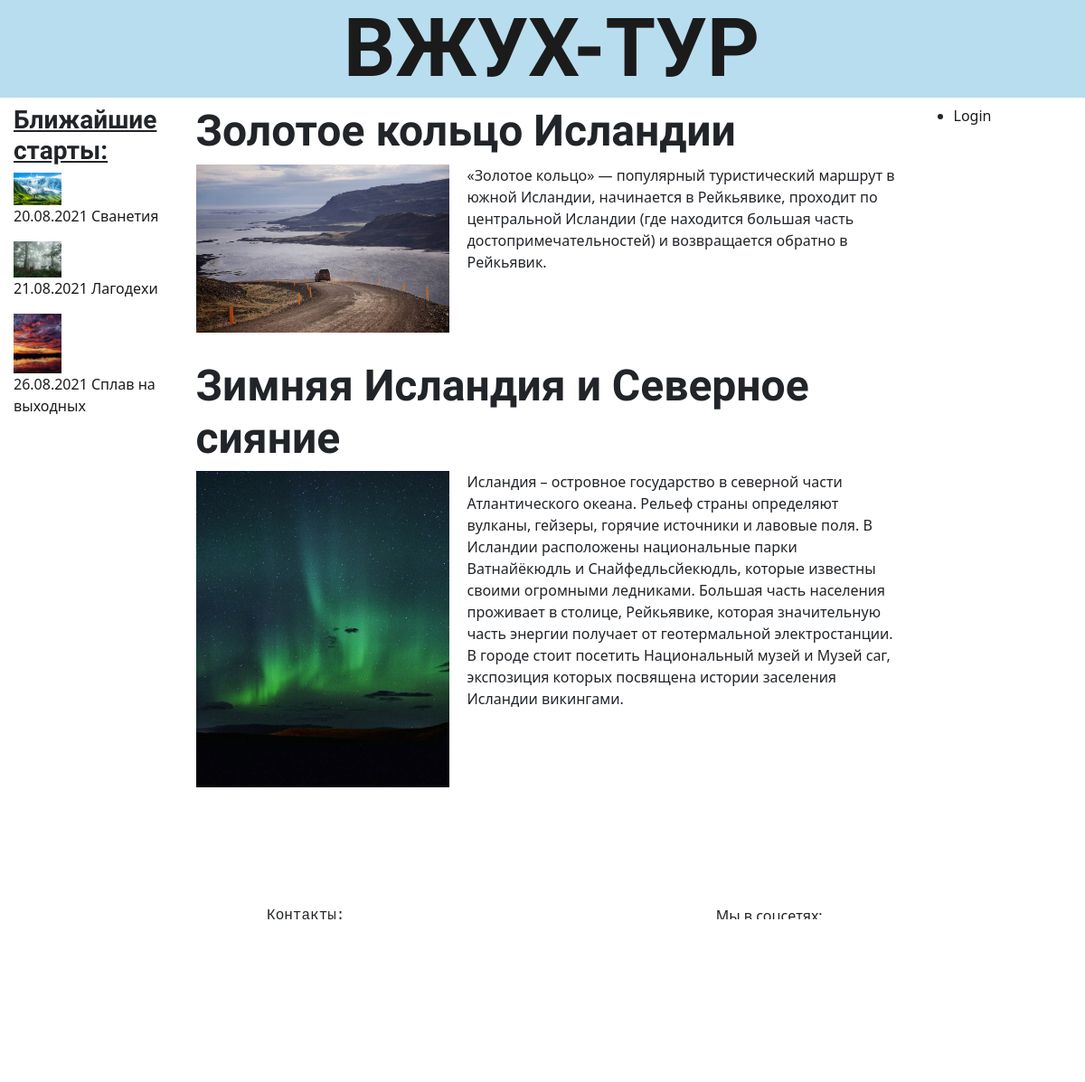
Page /i/ on the committed database.
### Vtur/models.py (models this page shows, shortened)
class Tour(models.Model):
    TOUR_TYPES = [('i', "Island"), ('g', "Georgia"), ('s', "Swamp"), ('f', "Float")]
    title = models.CharField(max_length=100, blank=False)
    tour_type = models.CharField(blank=False, max_length=1, choices=TOUR_TYPES)
    description = models.TextField(blank=False)
    program = models.TextField(blank=False)
    cost = models.IntegerField(blank=False)
    start_date = models.DateField(blank=False)
    end_date = models.DateField(blank=False)
    vacant_spot = models.IntegerField()
    image = models.ImageField(upload_to="uploads")

### Vtur/views.py (the view)
# urls.py: path('<str:tour_type>/', VturViews.tour_list, name='tour_list'),
def tour_list(request, tour_type):
    tours = []
    unique_tours = set(Tour.objects.filter(tour_type=tour_type).values_list('title', flat=True))
    for title in unique_tours:
        tours += [Tour.objects.filter(title=title)[0]]
    return render(request, 'tour_list.html', {'tours': tours,'near_tours':near_tours()})

### Vtur/views.py (called while the page is built)
def near_tours():
    near_tours = Tour.objects.all().order_by('start_date')[:3]
    return near_tours

### Vtur/templates/tour_list.html
{% extends 'base.html' %}
{% block near_starts %}
    <h3 class="underline">Ближайшие старты:</h3>
    {% for near_tour in near_tours %}
        <a href="{% url 'tour_detail'  near_tour.tour_type near_tour.id %}">
            <img width="30%" src="{{ near_tour.image.url }}">
            <p>{{ near_tour.start_date|date:"d.m.Y" }} {{ near_tour.title }}</p>
        </a>
    {% endfor %}
{% endblock near_starts %}
{% block content %}
    {% for tour in tours %}
        <h1>{{ tour.title }}</h1>
        <div style="display:flex; padding-bottom: 30px">
            <a href="{% url 'tour_detail' tour.tour_type tour.id %}">
                    <img width="300px" hight="300px " src="{{ tour.image.url }}"style="padding-right: 20px" >
            </a>
        {{ tour.description }}
        </div>
    {% endfor %}
{% endblock %}

### Vtur/templates/base.html (shortened to what this page needs)
{% load static %}
<!DOCTYPE html>
<html lang="en">
<head>
    <link href="https://cdn.jsdelivr.net/npm/bootstrap@5.1.0/dist/css/bootstrap.min.css" rel="stylesheet"
>
    <link rel="stylesheet" type="text/css" href="{% static 'Vtur/css/style.css' %}">
</head>
<body>
<div>
    <div class="header">
        <a href="{% url 'home' %}">
            <h1 style="font-size: 90px">ВЖУХ-ТУР</h1>
        </a>
    </div>
    <div class="row" style="padding-left: 15px">
        <div class="col-2">
            {% block near_starts %}
            {% endblock near_starts %}
        </div>
        <div class="col-8">
            {% block content %}
            {% endblock %}
        </div>
        <div class="col">
            <ul>
                {% if user.is_authenticated %}
                    <li>User: {{ user.get_username }}</li>
                    <li><a href="{% url 'logout' %}?next={{ request.path }}">Logout</a></li>
                {% else %}
                    <li><a href="{% url 'login' %}?next={{ request.path }}">Login</a></li>
                {% endif %}
            </ul>
        </div>
        <div class="footer">
            <div class="row">
                <div class="col-8">
                <pre style="font-size: medium">
                    Контакты:
                    тел: +375 22 112 3535
                         +375 11 212 1122
                </pre>
                </div>
                <div class="col-4" style="text-align: left">
                    <p>  Мы в соцсетях:</p>
                    <p><a href="https://www.facebook.com/dubinin.travel/">
                    <img src="{% static 'Vtur/img/fb.svg' %}" target="_blank"> dubinin.travel</a></p>
                    <p><a href="https://www.instagram.com/andrey_dubinin/?hl=ru" target="_blank">
                        <img src="{% static 'Vtur/img/inst.svg' %}">andrey_dubinin</a> </p>
                    <p><a href="https://t.me/dubinintour" target="_blank">
                        <img src="{% static 'Vtur/img/tgm.svg' %}">dubinintour</a></p>
                </div>
            </div>
        </div>
    </div>
</div>
</body>
</html>

### Vtur/static/Vtur/css/style.css (style rules this page uses)
h1, h2, h3, h4, h5 { font-family: 'Amatic SC', cursive; font-weight: 700; }
a { text-decoration: none; color: #1b1b1b; }
h1 { font-size: xxx-large; }
.header { text-align: center; background-color: rgb(184 221 239); padding: 00px 20px 0px 40px; }
.underline { text-decoration: underline; }
.footer { left: 0; bottom: 0; padding: 100px; width: 100%; }

### rows in the picture
Tour: image (picture), start_date "20.08.2021", title "Сванетия"
Tour: image (picture), start_date "21.08.2021", title "Лагодехи"
Tour: image (picture), start_date "26.08.2021", title "Сплав на выходных"
Tour: title "Золотое кольцо Исландии", image (picture), description "«Золотое кольцо» — популярный туристический маршрут в южной Исландии, начинается в Рейкьявике, проходит по центральной Исландии (где находится большая часть достопримечательностей) и возвращается обратно в Рейкьявик."
Tour: title "Зимняя Исландия и Северное сияние", image (picture), description "Исландия – островное государство в северной части Атлантического океана. Рельеф страны определяют вулканы, гейзеры, горячие источники и лавовые поля. В Исландии расположены национальные парки Ватнайёкюдль и Снайфедльсйекюдль, которые известны своими огромными ледниками. Большая часть населения проживает в столице, Рейкьявике, которая значительную часть энергии получает от геотермальной электростанции. В городе стоит посетить Национальный музей и Музей саг, экспозиция которых посвящена истории заселения Исландии викингами."
